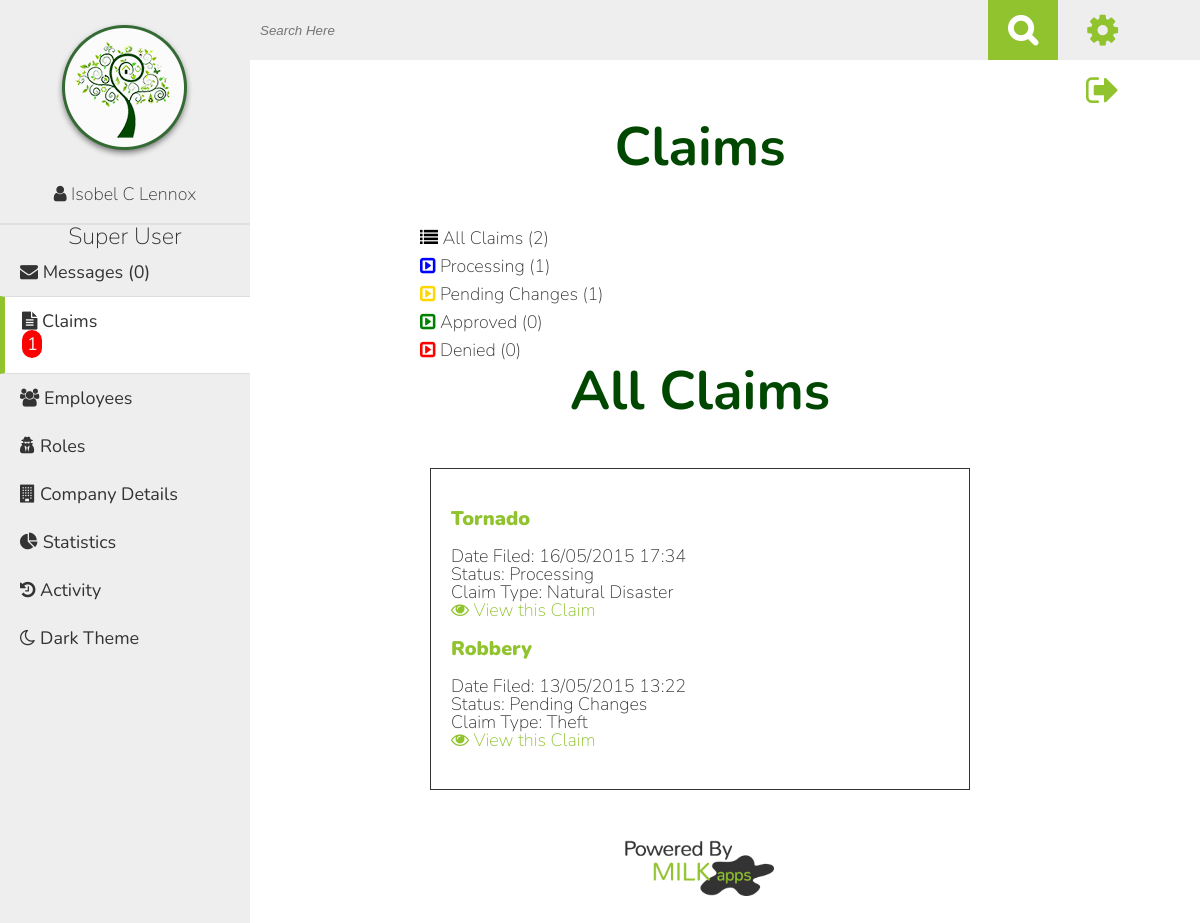
/claims.php (signed in), run on an earlier commit of the app's database.
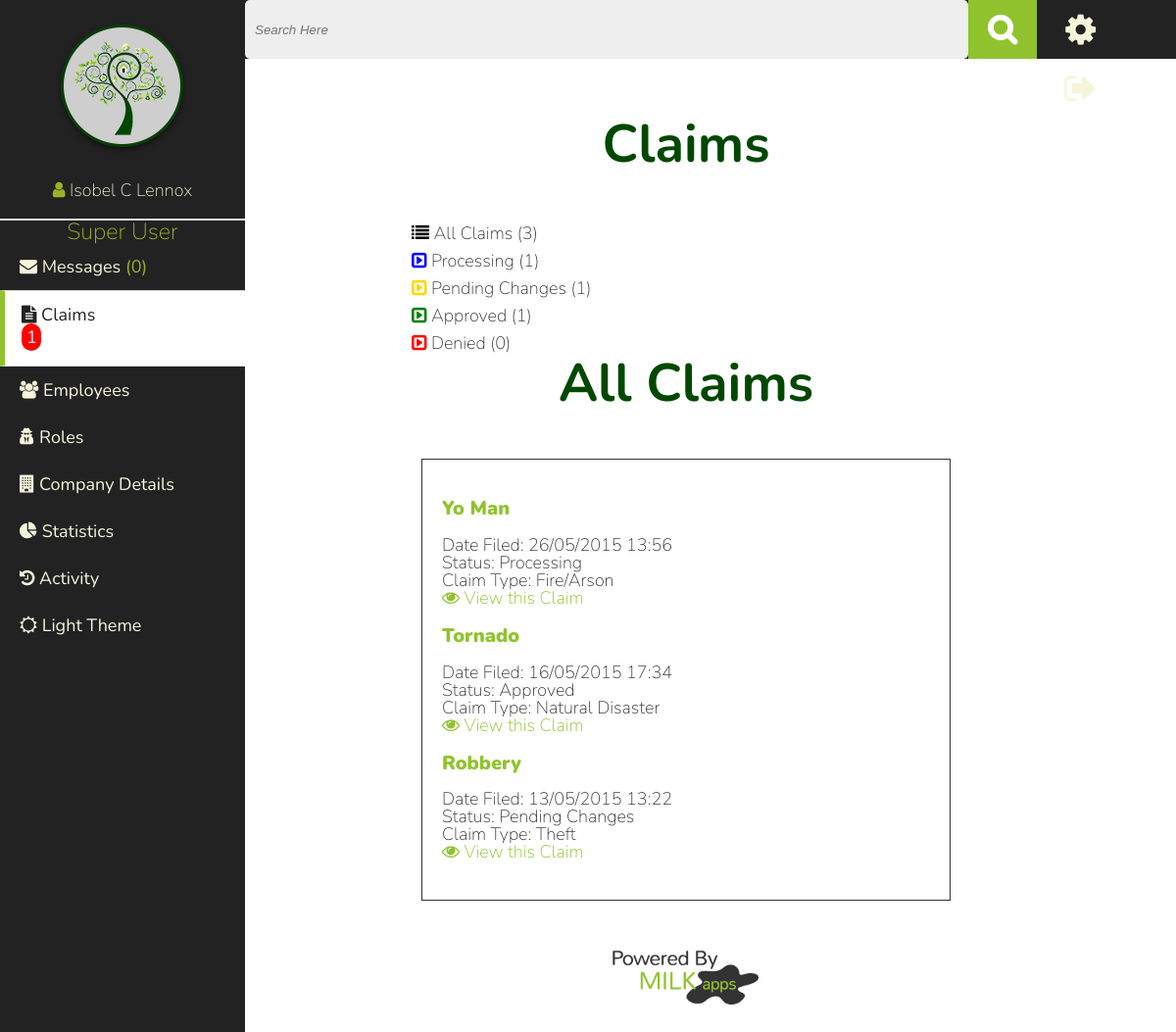
And on a later commit of the database.
### tables this page shows
CREATE TABLE IF NOT EXISTS `company_details` (
  `id` int(11) NOT NULL,
  `logo` varchar(60) DEFAULT NULL,
  `name` varchar(60) NOT NULL,
  `address` varchar(60) NOT NULL,
  `city` varchar(60) NOT NULL,
  `state` varchar(20) NOT NULL,
  `zip` varchar(10) NOT NULL,
  `phone` varchar(20) NOT NULL,
  `content` varchar(500) NOT NULL
);

CREATE TABLE IF NOT EXISTS `roles` (
  `id` int(11) NOT NULL,
  `name` varchar(60) NOT NULL
);

CREATE TABLE IF NOT EXISTS `claims` (
  `id` int(11) NOT NULL,
  `status_id` int(7) NOT NULL,
  `datetime` varchar(60) NOT NULL,
  `title` varchar(60) NOT NULL,
  `notes` varchar(999) NOT NULL,
  `claim_type` int(7) NOT NULL,
  `user_id` int(7) NOT NULL,
  `updated` varchar(10) NOT NULL
);

CREATE TABLE IF NOT EXISTS `status_types` (
  `id` int(11) NOT NULL,
  `name` varchar(60) NOT NULL
);

CREATE TABLE IF NOT EXISTS `claim_types` (
  `id` int(11) NOT NULL,
  `name` varchar(30) NOT NULL
);

### claims.php (the view)
<?php
$current_page="claims";
include("inc/header.php"); ?>
<h1>Claims</h1>
         <?php
            $all_query  = "SELECT COUNT(*) as total FROM claims WHERE status_id != 1";
            $all_result = mysqli_query($connection, $all_query);
            $data=mysqli_fetch_assoc($all_result);
            $pending_query  = "SELECT COUNT(*) as total FROM claims WHERE status_id=0";
            $pending_result = mysqli_query($connection, $pending_query);
            $pdata=mysqli_fetch_assoc($pending_result);
            $waiting_query  = "SELECT COUNT(*) as total FROM claims WHERE status_id=4";
            $waiting_result = mysqli_query($connection, $waiting_query);
            $wdata=mysqli_fetch_assoc($waiting_result);
            $approved_query  = "SELECT COUNT(*) as total FROM claims WHERE status_id=2";
            $approved_result = mysqli_query($connection, $approved_query);
            $adata=mysqli_fetch_assoc($approved_result);
            $denied_query  = "SELECT COUNT(*) as total FROM claims WHERE status_id=3";
            $denied_result = mysqli_query($connection, $denied_query);
            $ddata=mysqli_fetch_assoc($denied_result);
        ?>
        <ul>
           <li><a href="claims.php"><i class="fa fa-list black"></i> All Claims</a> (<?php echo $data['total']; ?>)</li>
           <li><a href="claims.php?pending"><i class="fa fa-caret-square-o-right blue"></i> Processing</a> (<?php echo $pdata['total']; ?>)</li>
           <li><a href="claims.php?changes"><i class="fa fa-caret-square-o-right yellow"></i> Pending Changes</a> (<?php echo $wdata['total']; ?>)</li>
           <li><a href="claims.php?approved"><i class="fa fa-caret-square-o-right green"></i> Approved</a> (<?php echo $adata['total']; ?>)</li>
           <li><a href="claims.php?denied"><i class="fa fa-caret-square-o-right red"></i> Denied</a> (<?php echo $ddata['total']; ?>)</li>
        </ul>
       <?php
    if(isset($_GET['pending'])){
        echo "<h1>Unprocessed Claims</h1>";
        $query  = "SELECT * FROM claims WHERE status_id=0 ORDER BY id DESC";
    }elseif(isset($_GET['changes'])){
        echo "<h1>Awaiting Client Changes</h1>";
        $query  = "SELECT * FROM claims WHERE status_id=4 ORDER BY id DESC";
    }elseif(isset($_GET['approved'])){
        echo "<h1>Approved Claims</h1>";
       $query  = "SELECT * FROM claims WHERE status_id=2 ORDER BY id DESC";
    }elseif(isset($_GET['denied'])){
        echo "<h1>Denied Claims</h1>";
        $query  = "SELECT * FROM claims WHERE status_id=3 ORDER BY id DESC";
    }else{
  echo "<h1>All Claims</h1>";
    $query  = "SELECT * FROM claims WHERE status_id != 1 ORDER BY id DESC";
    }
    $result = mysqli_query($connection, $query);
    if($result){
        echo "<div class=\"claims_list\">";
        foreach($result as $show){
            echo "<div class=\"claims\">";
    $type_query  = "SELECT * FROM claim_types WHERE id={$show['claim_type']}";
    $type_result = mysqli_query($connection, $type_query);
    if($type_result){
        $type_array=mysqli_fetch_assoc($type_result);
        $claim_type=$type_array['name'];
    }
    $status_query  = "SELECT * FROM status_types WHERE id={$show['status_id']}";
    $status_result = mysqli_query($connection, $status_query);
    if($status_result){
        $status_array=mysqli_fetch_assoc($status_result);
        $status=$status_array['name'];
    }
            echo "<a href=\"claim_details.php?id=".$show['id']."\"><h4>".$show['title']."</h4></a><br/>";
            echo "Date Filed: ".$show['datetime']."<br/>";
            echo "Status: ".$status."<br/>";
            echo "Claim Type: ".$claim_type."<br/>";
               echo "<a href=\"claim_details.php?id=".$show['id']."\"><i class=\"fa fa-eye\"></i> View this Claim</a>";
            echo "</div>";
            }
        echo "</div>";
        }
?>
<?php include("inc/footer.php"); ?>

### inc/header.php (shortened to what the changed rows need)
<!DOCTYPE html>
<html>
    <head>
        <?php if(isset($_SESSION['theme'])){
        if($_SESSION['theme']==1){
                     ?>
                    <link rel="stylesheet" href="css/style.css">
                    <link rel="stylesheet" href="css/dark-theme.css">
            <?php  }else{
                      ?>
                    <link rel="stylesheet" href="css/style.css">
            <?php   }
        }else{ ?>
            <link rel="stylesheet" href="css/style.css">
        <?php } ?>
        <link rel="stylesheet" href="//maxcdn.bootstrapcdn.com/font-awesome/4.3.0/css/font-awesome.min.css">
    </head>
<body>
<nav>
  <div class= 'logo_user'>
    <?php
        $logo_query="SELECT * FROM company_details";
        $logo_found=mysqli_query($connection, $logo_query);;
        if($logo_found){
            $details=mysqli_fetch_assoc($logo_found);
            $logo=$details['logo'];
        }else{
            $logo="img/under_my_roof_sm.png";
        }
        ?>
    <a href="index.php"><img src="<?php echo $logo; ?>" alt="Greenwell Bank Logo"></a><br>
    <i class="fa fa-user"> </i> <a title="Your Profile" href="profile.php"><?php echo $_SESSION['username']; ?></a>
  </div>
<?php
if($_SESSION['is_employee']==0){
         ?>
        <ul>
         <?php
                if(!isset($current_page) || $current_page=="dashboard"){
                    echo "<li class=\"current_page\"><a href=\"index.php\"><i class=\"fa fa-tachometer\"></i> Dashboard</a></li>";
                }else{
                   echo " <li><a href=\"index.php\"><i class=\"fa fa-tachometer\"></i> Dashboard</a></li>";
                }
            ?>
                <?php
                if(isset($current_page) && $current_page=="inventory"){
                    echo "<li class=\"current_page\"><a href='inventory.php'><i class=\"fa fa-cubes\"></i> Inventory</a>";
                    echo "<ul>";
                    if(isset($sub_page)&&($sub_page == "add_item")) {
                      echo "<li class=\"sub_page\"><a href='add_item.php'><i class=\"fa fa-plus\"></i> Add Item</a></li>";
                    } else {
                      echo "<li><a href=\"add_item.php\"><i class=\"fa fa-plus\"></i> Add Item</a></li>";
                    }
                    if(isset($sub_page)&&($sub_page == "view_rooms")) {
                      echo "<li class=\"sub_page\"><a href='rooms.php'><i class=\"fa fa-eye\"></i> View Rooms</a></li>";
                    } else {
                      echo "<li><a href='rooms.php'><i class=\"fa fa-eye\"></i> View Rooms</a></li>";
                    }
                    echo "</ul></li>";
                ?>
            <?php
                }else{
                   echo " <li><a href='inventory.php'><i class=\"fa fa-cubes\"></i> Inventory</a> ";
                     ?>
              <ul>
                <li><a href="add_item.php"><i class="fa fa-plus"></i> Add Item</a></li>
                <li><a href="rooms.php"><i class="fa fa-eye"></i> View Rooms</a></li>
              </ul> </li>
               <?php
                }
            if(isset($current_page) && $current_page=="claims"){  ?>
            <li class="current_page"><a href="claim_history.php"><i class="fa fa-folder-open"></i> Claims</a>
            <ul>
          <?php
              if(isset($sub_page)&&($sub_page == "file_claim")) {
                echo "<li class=\"sub_page\"><a href=\"file_new_claim.php\"><i class=\"fa fa-file-text\"></i> File Claim</a></li> ";
              } else {
                echo "<li><a href=\"file_new_claim.php\"><i class=\"fa fa-file-text\"></i> File Claim</a></li>";
              }?>
            </ul>
            </li>
<?php }else{
            $all_query  = "SELECT COUNT(*) as total FROM claims WHERE user_id={$_SESSION['user_id']}";
            $all_result = mysqli_query($connection, $all_query);
            $data=mysqli_fetch_assoc($all_result);
          ?>
            <li><a href="claim_history.php"><i class="fa fa-folder-open"></i> Claims</a> <div class="claim_alert"><?php echo $data['total']; ?></div>
                <ul>
                 <li><a href="file_new_claim.php"><i class="fa fa-file-text"></i> File Claim</a></li>
                </ul>
            </li>
   <?php }
             if(isset($current_page) && $current_page=="activity"){ ?>
            <li class="current_page"><a href="activity.php"><i class="fa fa-history"></i> Activity</a></li>
            <?php }else{ ?>
             <li><a href="activity.php"><i class="fa fa-history"></i> Activity</a></li>
           <?php  }
            if(isset($current_page) && $current_page=="help"){?>
            <li class="current_page"><a href="help.php"><i class="fa fa-question"></i> Help</a></li>
             <?php }else{ ?>
              <li><a href="help.php"><i class="fa fa-question"></i> Help</a></li>
              <?php  } ?>
        </ul>
<?php }else{
     ?>
     <?php
    $role_query  = "SELECT * FROM roles WHERE id={$_SESSION['role']}";
    $role_result = mysqli_query($connection, $role_query);
    if($role_result){
        $role=mysqli_fetch_assoc($role_result);
        echo "<h4>".$role['name']."</h4>";
    }
    $claim_notification="SELECT COUNT(*) as total FROM claims WHERE status_id=0";
    $result=mysqli_query($connection, $claim_notification);
    $data=mysqli_fetch_assoc($result);
    $total= $data['total'];
   $role=0;
     foreach($_SESSION['permissions'] as $key => $val){
        if($val==3){
            $role++;
        }
    }  ?>
            <ul>
                   <?php
                    $message_query="SELECT COUNT(*) as messages FROM messages WHERE sent_to={$_SESSION['user_id']} AND viewed=0";
                    $message_found=mysqli_query($connection, $message_query);
                    $mes=mysqli_fetch_assoc($message_found);
                    $num_messg= $mes['messages'];
                    ?>
                <?php  if(isset($current_page) &&  $current_page=="messages"){ ?>
                        <li class="current_page"><a href="messages.php"><i class="fa fa-envelope"></i> Messages </a>(<?php echo $num_messg; ?>)</li>
              <?php  }else{ ?>
                      <li><a href="messages.php"><i class="fa fa-envelope"></i> Messages </a>(<?php echo $num_messg; ?>)</li>
             <?php   } ?>
                <?php
                      if(isset($current_page) && $current_page=="claims"){ ?>
                <li class="current_page"><a href="claims.php?pending"><i class="fa fa-file-text"></i> Claims </a><div class="claim_alert"><?php echo $total; ?></div></li>
              <?php  }else{ ?>
                <li><a href="claims.php?pending"><i class="fa fa-file-text"></i> Claims </a><div class="claim_alert"><?php echo $total; ?></div></li>
             <?php   } ?>
                <?php  if(isset($current_page) && $current_page=="employees"){ ?>
                        <li class="current_page"><a href="employees.php"><i class="fa fa-users"></i> Employees</a></li>
              <?php  }else{ ?>
                     <li><a href="employees.php"><i class="fa fa-users"></i> Employees</a></li>
             <?php   } ?>
                <?php  if(isset($current_page) && $current_page=="roles"){
                        if($role == 1){ ?>
                            <li class="current_page"><a href="roles.php"><i class="fa fa-user-secret"></i> Roles</a></li>
                        <?php }?>
              <?php  }else{
                        if($role == 1){ ?>
                <li><a href="roles.php"><i class="fa fa-user-secret"></i> Roles</a></li>
                <?php }?>
             <?php   } ?>
            <?php  if(isset($current_page) && $current_page=="company"){ ?>
                        <li class="current_page"><a href="company_details.php"><i class="fa fa-building"></i> Company Details</a></li>
              <?php  }else{ ?>
                      <li><a href="company_details.php"><i class="fa fa-building"></i> Company Details</a></li>
             <?php   } ?>
               <?php  if(!isset($current_page) || $current_page=="dashboard"){ ?>
                        <li class="current_page"><a href="index.php"><i class="fa fa-pie-chart"></i> Statistics</a></li>
              <?php  }else{ ?>
                  <li><a href="index.php"><i class="fa fa-pie-chart"></i> Statistics</a></li>
             <?php   } ?>
                <?php if(isset($current_page) && $current_page=="activity"){ ?>
                <li class="current_page"><a href="activity.php"><i class="fa fa-history"></i> Activity</a></li>
                    <?php }else{ ?>
                     <li><a href="activity.php" ><i class="fa fa-history"></i> Activity</a></li>
                   <?php  } ?>
            </ul>
<?php }  ?>
            <ul id="themes">
                 <?php if(isset($_SESSION['theme'])){
            if($_SESSION['theme']==1){
                  echo "<li><a href=\"edit.php?theme\"><i class=\"fa fa-sun-o\"></i> Light Theme</a></li>";
                    }else{
                    echo "<li><a href=\"edit.php?theme\"><i class=\"fa fa-moon-o\"></i> Dark Theme</a></li>";
                    }
                }else{
            echo "<li><a href=\"edit.php?theme\"><i class=\"fa fa-moon-o\"></i> Dark Theme</a></li>";
            }
        ?>
             </ul>
          </nav>
<header>
    <div class="account_links">
        <div>
          <a title="Manage Account Settings" href="settings.php?user=<?php echo $_SESSION['user_id'] ?>"><i id="spinCog" class="fa fa-cog fa-2x"></i></a>
        </div>
        <div>
          <a title="Log Out" href="logout.php"><i class="fa fa-sign-out fa-2x"></i></a>
        </div>
    </div>
</header>
        <div class="clearfix" id="page">
              <div class="content_wrapper">

What changed in the data, as far as the page shows it:
added claims: title "Yo Man", datetime "26/05/2015 13:56", status_types.name "Processing", claim_types.name "Fire/Arson"
changed claims "Tornado": status_types.name "Processing" → "Approved"
Also different on the page:
$data['total']: "2" → "3"
$adata['total']: "0" → "1"
text no longer shown: "Dark Theme"
text now shown: "Light Theme"
